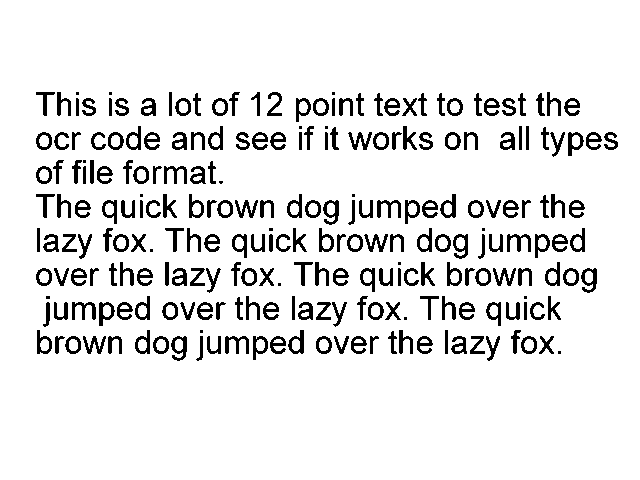
#> input picture phototest.tif, 640 x 480 px
$ python -i morphologicalTransformation.py   (imports and definitions only)
#> lines starting #> are read from the running program, lines starting #| are printed output that depends on the picture; after the words box and inside, x2 and y2 are one past the last pixel; in counts of white or black regions, pixels touching at a corner belong together
#> further down, picture is the input picture: shape (480, 640, 3); 90.5% white; 239 black regions (19 under 20 px), largest, box (x1, y1, x2, y2) and area: (72, 302, 96, 320) 207, (377, 200, 401, 218) 206, (225, 336, 249, 354) 206
import cv2

def morphological(image, threshold = 10.682, openingSize = 5, closingSize = 50):
#> called with threshold = 10.68, openingSize = 5, closingSize = 50
    image_copy = image.copy()
    element = cv2.getStructuringElement(cv2.MORPH_RECT, (openingSize, openingSize))
    dilated = cv2.dilate(image_copy, element)
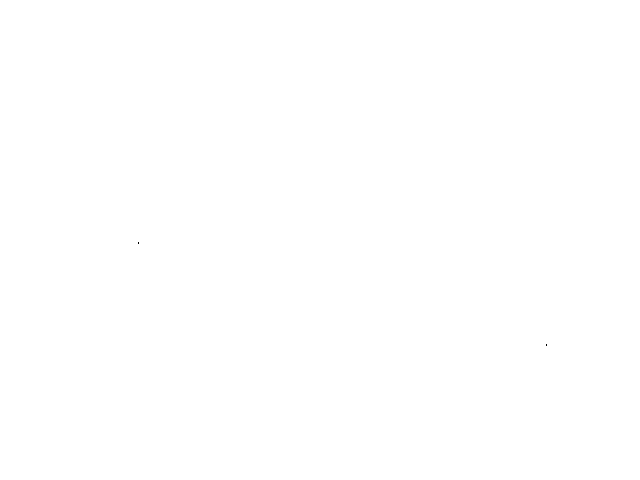
#> dilated: shape (480, 640, 3); 100% white; black in thin lines or dots, all inside (x1, y1, x2, y2) = (138, 242, 547, 346)
    #cv2.imshow("dilate", dilated)
    #cv2.waitKey(0)
    #cv2.threshold(image_copy, threshold)
    eroded = cv2.erode(dilated, element)
#> eroded: shape (480, 640, 3); 100% white; 2 black regions, box (x1, y1, x2, y2) and area: (136, 240, 141, 246) 30, (544, 342, 549, 348) 30

    element2 = cv2.getStructuringElement(cv2.MORPH_RECT, (closingSize, closingSize))
    eroded = cv2.erode(eroded, element2)
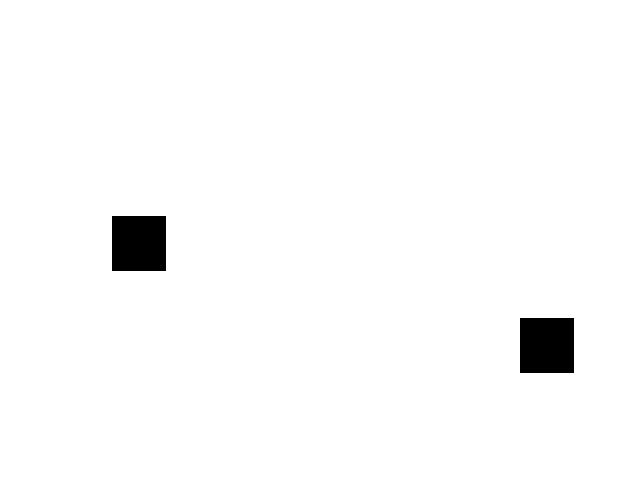
#> eroded: shape (480, 640, 3); 98.1% white; 2 black regions, box (x1, y1, x2, y2) and area: (112, 216, 166, 271) 2970, (520, 318, 574, 373) 2970
    dilated = cv2.dilate(eroded, element2)
#> dilated: shape (480, 640, 3); 100% white; 2 black regions, box (x1, y1, x2, y2) and area: (137, 241, 142, 247) 30, (545, 343, 550, 349) 30

    #cv2.imwrite("afterMorphological.png", dilated)
    #cv2.waitKey(0)
    return dilated

>>> import cv2
>>> picture = cv2.imread('phototest.tif')
>>> result = morphological(picture)
